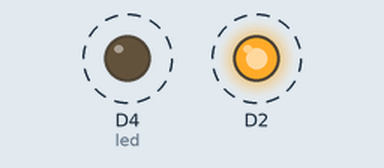
This sketch was run on a simulated ESP8266 (NodeMCU). Parts: output pins drawn as LEDs (lit = HIGH). Dashed ring = blinking.

Above: at 0.5 s.
Timing chart, 0 to 4.6 s (numbered marks = the images above):
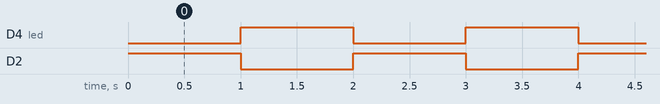

Measured:
- by itself, D4 (led), D2: alternates HIGH for 1.0 s and LOW for 1.0 s

The sketch:

Led_blink.ino
```cpp
int led=D4;
// the setup function runs once when you press reset or power the board
void setup() {
  // initialize digital pin 13 as an output.
  pinMode(4, OUTPUT);
  pinMode(led,OUTPUT);
}

// the loop function runs over and over again forever
void loop() {
  digitalWrite(4, HIGH);
  digitalWrite(led,LOW);// turn the LED on (HIGH is the voltage level)
  delay(1000);              // wait for a second
  digitalWrite(4, LOW);
  digitalWrite(led,HIGH);// turn the LED off by making the voltage LOW
  delay(1000);              // wait for a second
}
```
